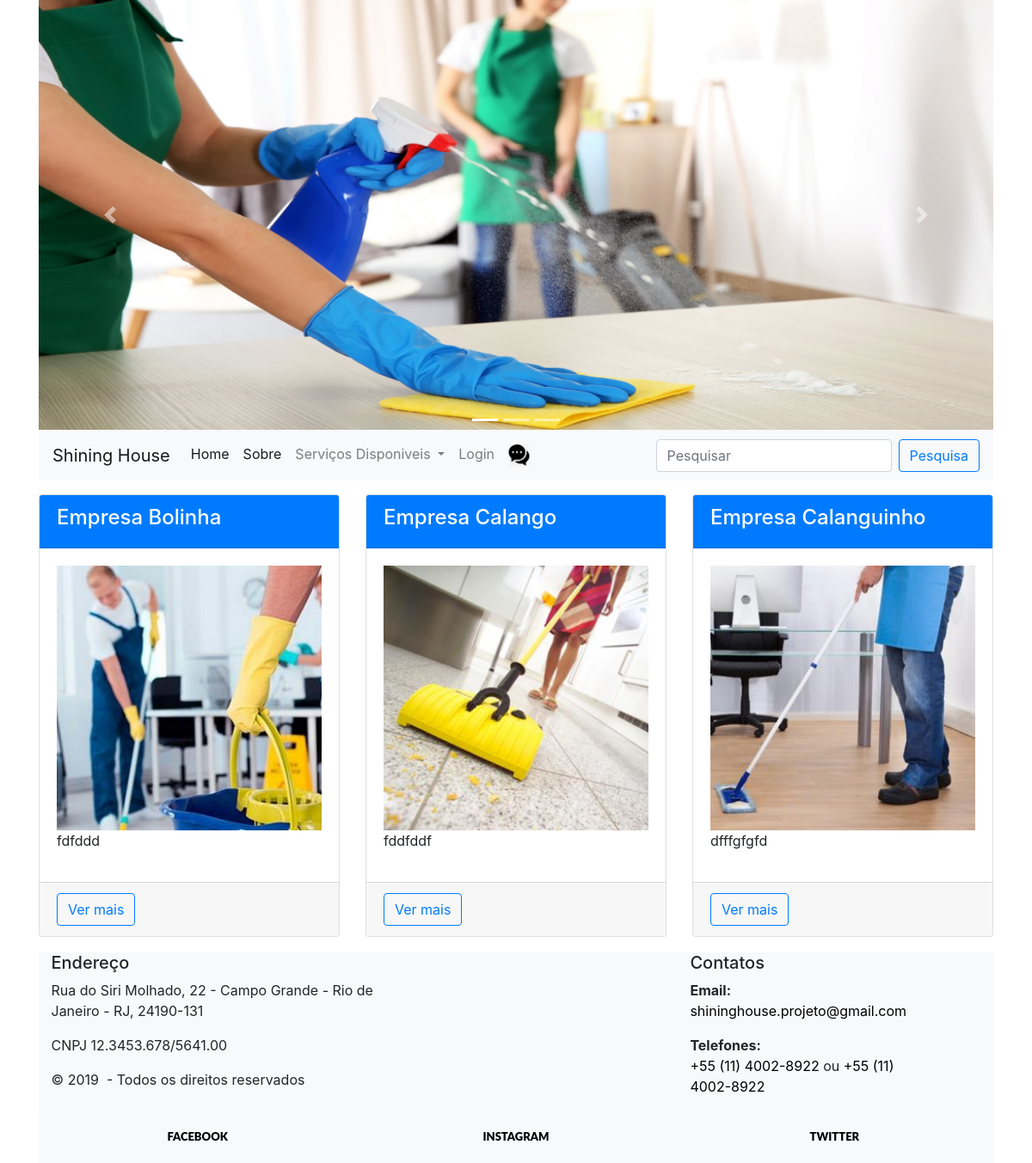
The app's page /pesquisa.php?q=empresarial, older data.
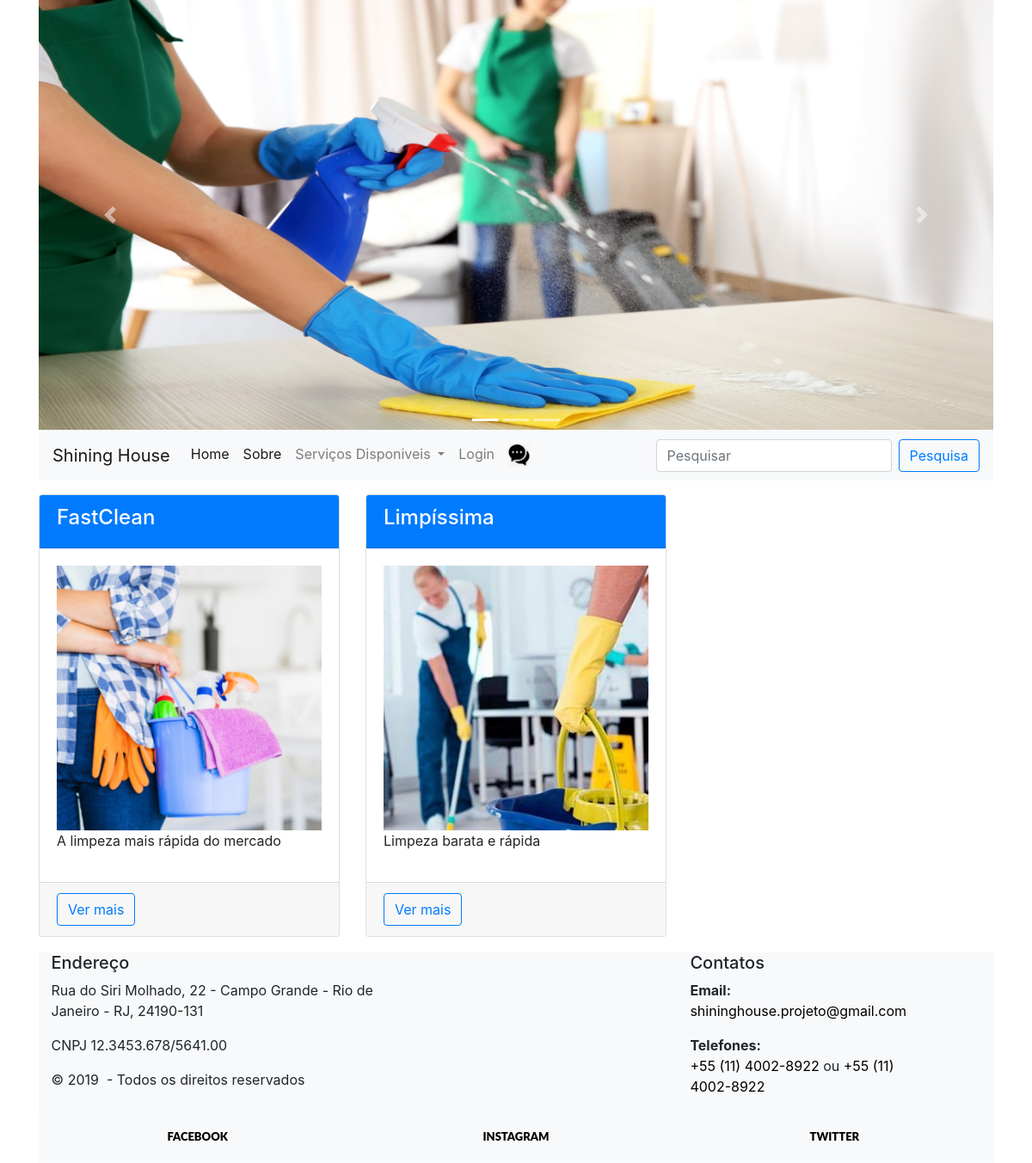
The same page, newer data.
### tables this page shows
CREATE TABLE `produto` (
  `idproduto` int(11) NOT NULL,
  `titulo` varchar(50) NOT NULL,
  `descricao` longtext NOT NULL,
  `telefone` text NOT NULL,
  `imagem` varchar(50) NOT NULL,
  `categoria` varchar(30) NOT NULL,
  `estado` varchar(2) NOT NULL
);

### pesquisa.php (the view, shortened to what this page needs)
<?php
   $q = $_GET['q'];
   include "banco.php";
   include "anterior.php";
    $query = "select * from produto where titulo like '%$q%' or descricao like '%$q%' or categoria like '%$q%'";
    $exec = mysqli_query($con, $query);
    echo "<div class='row'>";
    while($p = mysqli_fetch_array($exec)){
      $titulo = $p['titulo'];
      $iproduto = $p['idproduto'];
      $imagem = $p['imagem'];
      $descricao = $p['descricao'];
      $descricao = substr($descricao,0,50);
      echo "
       <div class='col-xs-12 col-md-6 col-lg-4 mt-3'>
           <div class='card'>
               <div class='card-header bg-primary text-white'>
               <h4>$titulo</h4>
           </div>
           <div class='card-body'>
               <img src='produtos/$imagem' style='width:100%' />
               <p>$descricao</p>
           </div>
           <div class='card-footer'>
               <a href='produto.php?id=$iproduto' class='btn btn-outline-primary'>
               Ver mais
               </a>
            </div>
          </div>
       </div>
      ";
    }
    echo "</div>";
    include "posterior.php";
?>

Row changes from the older to the newer data that the page shows:
removed produto: titulo "Empresa Bolinha", imagem (picture), descricao "fdfddd"
removed produto: titulo "Empresa Calango", imagem (picture), descricao "fddfddf"
removed produto: titulo "Empresa Calanguinho", imagem (picture), descricao "dfffgfgfd"
added produto: titulo "FastClean", imagem (picture), descricao "A limpeza mais rápida do mercado"
added produto: titulo "Limpíssima", imagem (picture), descricao "Limpeza barata e rápida"
